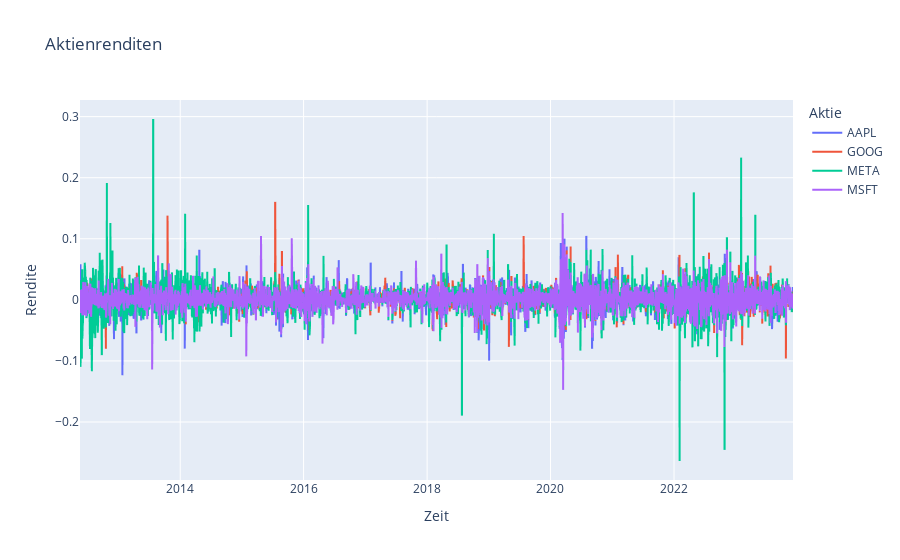

The code cell stored with this chart in its notebook:
### Code cell
df_pc_long = pd.melt(
    df_pc,
    id_vars = 'Date',
    var_name = 'stock',
    value_name = 'value'
)

px.line(df_pc_long,
        x = 'Date', 
        y = 'value', 
        color = "stock",
        labels = {"value": "Rendite",
                  "Date": "Zeit",
                  "stock": "Aktie"},
        title = 'Aktienrenditen')

### Figure 1 — Plotly figure (JSON) as saved in the notebook; plotly's stock layout.template omitted (floating-point values rounded to 4 significant figures; data arrays with more than 128 entries replaced by an {"elided": "..."} marker saying what was removed)
{"data": [{"hovertemplate": "Aktie=AAPL<br>Zeit=%{x}<br>Rendite=%{y}<extra></extra>", "legendgroup": "AAPL", "line": {"color": "#636efa", "dash": "solid"}, "marker": {"symbol": "circle"}, "mode": "lines", "name": "AAPL", "showlegend": true, "type": "scattergl", "x": {"elided": "2907 str values"}, "xaxis": "x", "y": {"elided": "2907 float values"}, "yaxis": "y"}, {"hovertemplate": "Aktie=GOOG<br>Zeit=%{x}<br>Rendite=%{y}<extra></extra>", "legendgroup": "GOOG", "line": {"color": "#EF553B", "dash": "solid"}, "marker": {"symbol": "circle"}, "mode": "lines", "name": "GOOG", "showlegend": true, "type": "scattergl", "x": {"elided": "2907 str values"}, "xaxis": "x", "y": {"elided": "2907 float values"}, "yaxis": "y"}, {"hovertemplate": "Aktie=META<br>Zeit=%{x}<br>Rendite=%{y}<extra></extra>", "legendgroup": "META", "line": {"color": "#00cc96", "dash": "solid"}, "marker": {"symbol": "circle"}, "mode": "lines", "name": "META", "showlegend": true, "type": "scattergl", "x": {"elided": "2907 str values"}, "xaxis": "x", "y": {"elided": "2907 float values"}, "yaxis": "y"}, {"hovertemplate": "Aktie=MSFT<br>Zeit=%{x}<br>Rendite=%{y}<extra></extra>", "legendgroup": "MSFT", "line": {"color": "#ab63fa", "dash": "solid"}, "marker": {"symbol": "circle"}, "mode": "lines", "name": "MSFT", "showlegend": true, "type": "scattergl", "x": {"elided": "2907 str values"}, "xaxis": "x", "y": {"elided": "2907 float values"}, "yaxis": "y"}], "layout": {"legend": {"title": {"text": "Aktie"}, "tracegroupgap": 0}, "title": {"text": "Aktienrenditen"}, "xaxis": {"anchor": "y", "domain": [0, 1], "title": {"text": "Zeit"}}, "yaxis": {"anchor": "x", "domain": [0, 1], "title": {"text": "Rendite"}}}}
